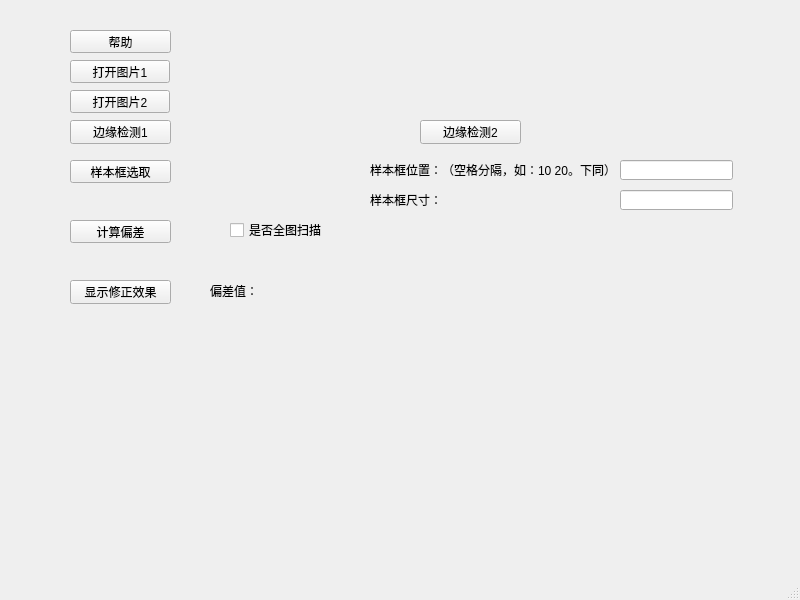
<?xml version="1.0" encoding="UTF-8"?>
<ui version="4.0">
 <class>TemplateMatching</class>
 <widget class="QMainWindow" name="TemplateMatching">
  <property name="geometry">
   <rect>
    <x>0</x>
    <y>0</y>
    <width>800</width>
    <height>600</height>
   </rect>
  </property>
  <property name="windowTitle">
   <string>TemplateMatching</string>
  </property>
  <widget class="QWidget" name="centralwidget">
   <widget class="QPushButton" name="openFileButton2">
    <property name="geometry">
     <rect>
      <x>70</x>
      <y>90</y>
      <width>100</width>
      <height>23</height>
     </rect>
    </property>
    <property name="text">
     <string>打开图片2</string>
    </property>
   </widget>
   <widget class="QPushButton" name="openFileButton1">
    <property name="geometry">
     <rect>
      <x>70</x>
      <y>60</y>
      <width>100</width>
      <height>23</height>
     </rect>
    </property>
    <property name="text">
     <string>打开图片1</string>
    </property>
   </widget>
   <widget class="QLabel" name="label_1">
    <property name="geometry">
     <rect>
      <x>210</x>
      <y>280</y>
      <width>61</width>
      <height>21</height>
     </rect>
    </property>
    <property name="text">
     <string>偏差值：</string>
    </property>
   </widget>
   <widget class="QLabel" name="label_offset">
    <property name="geometry">
     <rect>
      <x>320</x>
      <y>280</y>
      <width>211</width>
      <height>21</height>
     </rect>
    </property>
    <property name="text">
     <string/>
    </property>
   </widget>
   <widget class="QLabel" name="label_filename1">
    <property name="geometry">
     <rect>
      <x>190</x>
      <y>60</y>
      <width>511</width>
      <height>16</height>
     </rect>
    </property>
    <property name="text">
     <string/>
    </property>
   </widget>
   <widget class="QLabel" name="label_filename2">
    <property name="geometry">
     <rect>
      <x>190</x>
      <y>90</y>
      <width>511</width>
      <height>16</height>
     </rect>
    </property>
    <property name="text">
     <string/>
    </property>
   </widget>
   <widget class="QPushButton" name="button_calDif">
    <property name="geometry">
     <rect>
      <x>70</x>
      <y>220</y>
      <width>101</width>
      <height>23</height>
     </rect>
    </property>
    <property name="text">
     <string>计算偏差</string>
    </property>
   </widget>
   <widget class="QLineEdit" name="lineEdit_refPos">
    <property name="geometry">
     <rect>
      <x>620</x>
      <y>160</y>
      <width>113</width>
      <height>20</height>
     </rect>
    </property>
   </widget>
   <widget class="QLineEdit" name="lineEdit_refSize">
    <property name="geometry">
     <rect>
      <x>620</x>
      <y>190</y>
      <width>113</width>
      <height>20</height>
     </rect>
    </property>
   </widget>
   <widget class="QLabel" name="label">
    <property name="geometry">
     <rect>
      <x>370</x>
      <y>160</y>
      <width>251</width>
      <height>20</height>
     </rect>
    </property>
    <property name="text">
     <string>样本框位置：（空格分隔，如：10 20。下同）</string>
    </property>
   </widget>
   <widget class="QLabel" name="label_2">
    <property name="geometry">
     <rect>
      <x>370</x>
      <y>190</y>
      <width>81</width>
      <height>20</height>
     </rect>
    </property>
    <property name="text">
     <string>样本框尺寸：</string>
    </property>
   </widget>
   <widget class="QPushButton" name="button_help">
    <property name="geometry">
     <rect>
      <x>70</x>
      <y>30</y>
      <width>101</width>
      <height>23</height>
     </rect>
    </property>
    <property name="text">
     <string>帮助</string>
    </property>
   </widget>
   <widget class="QPushButton" name="button_selectRef">
    <property name="geometry">
     <rect>
      <x>70</x>
      <y>160</y>
      <width>101</width>
      <height>23</height>
     </rect>
    </property>
    <property name="text">
     <string>样本框选取</string>
    </property>
   </widget>
   <widget class="QPushButton" name="button_showEffect">
    <property name="geometry">
     <rect>
      <x>70</x>
      <y>280</y>
      <width>101</width>
      <height>24</height>
     </rect>
    </property>
    <property name="text">
     <string>显示修正效果</string>
    </property>
   </widget>
   <widget class="QPushButton" name="button_canny1">
    <property name="geometry">
     <rect>
      <x>70</x>
      <y>120</y>
      <width>101</width>
      <height>24</height>
     </rect>
    </property>
    <property name="text">
     <string>边缘检测1</string>
    </property>
   </widget>
   <widget class="QPushButton" name="button_canny2">
    <property name="geometry">
     <rect>
      <x>420</x>
      <y>120</y>
      <width>101</width>
      <height>24</height>
     </rect>
    </property>
    <property name="text">
     <string>边缘检测2</string>
    </property>
   </widget>
   <widget class="QCheckBox" name="checkBox_Overallscan">
    <property name="geometry">
     <rect>
      <x>230</x>
      <y>220</y>
      <width>161</width>
      <height>20</height>
     </rect>
    </property>
    <property name="text">
     <string>是否全图扫描</string>
    </property>
   </widget>
  </widget>
  <widget class="QMenuBar" name="menubar">
   <property name="geometry">
    <rect>
     <x>0</x>
     <y>0</y>
     <width>800</width>
     <height>22</height>
    </rect>
   </property>
  </widget>
  <widget class="QStatusBar" name="statusbar"/>
 </widget>
 <resources/>
 <connections/>
</ui>
